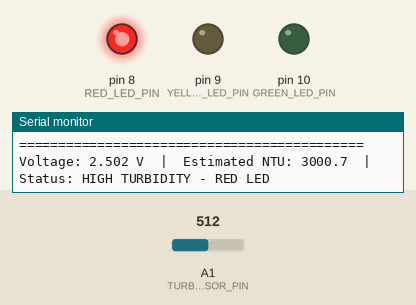
Bench run of a sketch on a simulated Arduino Nano, built with avr-gcc and run on an emulated ATmega328P. Shown: output pins drawn as LEDs (lit = HIGH), the last lines printed to the serial monitor. Inputs (shaded band) come from the test bench; at power-on: A1 (TURBIDITY_SENSOR_PIN) = 512.

Above: at 1.3 s.
1.4 s: A1 (TURBIDITY_SENSOR_PIN) set to 724
3.8 s: A1 (TURBIDITY_SENSOR_PIN) set to 749
At 5.5 s:
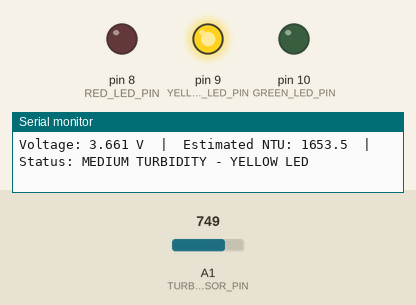
6.1 s: A1 (TURBIDITY_SENSOR_PIN) set to 818
7.8 s: A1 (TURBIDITY_SENSOR_PIN) set to 842
At 9.4 s:
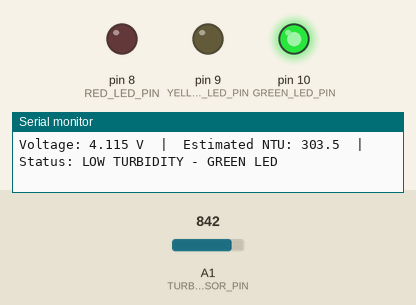
Timing chart, 0 to 10.9 s (numbered marks = the images above; inputs shaded):
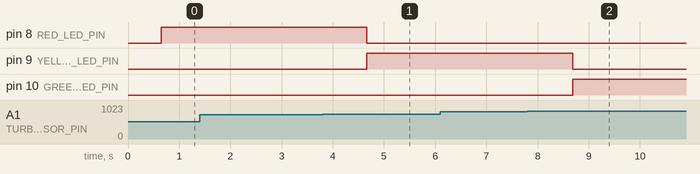

Measured:
- the behaviour switches between 740 and 741 on A1 (TURBIDITY_SENSOR_PIN) (found by bisection; images 0 and 1)
- the behaviour switches between 824 and 825 on A1 (TURBIDITY_SENSOR_PIN) (found by bisection; images 1 and 2)
- after the input at 3.8 s, pin 8 (RED_LED_PIN): HIGH → LOW after 0.86 s; pin 9 (YELLOW_LED_PIN): LOW → HIGH after 0.86 s
- after the input at 7.8 s, pin 9 (YELLOW_LED_PIN): HIGH → LOW after 0.89 s; pin 10 (GREEN_LED_PIN): LOW → HIGH after 0.89 s

The sketch:

firmware.ino
```cpp
/*
  ============================================================
   DFROBOT SEN0189 TURBIDITY SENSOR + ARDUINO NANO
   VERSION 1: NTU CALCULATION + INTERACTIVE SERIAL CALIBRATION
  ============================================================
  Description:
   Reads the turbidity sensor, calculates an approximate NTU
   value using a polynomial formula, and turns on an LED based
   on the detected level. Includes a manual calibration wizard
   controlled by typing letters into the Serial Monitor.

  *** WARNING ***
   The NTU formula used here is a widely-used approximation from
   the Arduino community, NOT an official equation published by
   DFRobot (they only publish a reference graph). That's why this
   code calibrates the LED THRESHOLDS using your own real water
   samples instead of blindly trusting the formula.

  Sensor wiring:
   - RED wire   -> 5V
   - BLACK wire -> GND
   - BLUE wire  -> Analog pin A1 (signal)

  REQUIRED LIBRARIES:
   - No external library needed for the sensor (just analogRead).
   - <EEPROM.h> is used to permanently store the calibration. It's
     a NATIVE Arduino library, already bundled with the IDE, no
     download needed.

  ============================================================
                 CALIBRATION GUIDE (Serial Monitor)
  ============================================================
   1. Open the Serial Monitor (Ctrl+Shift+M) at 9600 baud.
   2. Type the letter  C  and press Enter -> starts calibration.
   3. The program will ask you to dip the sensor in CLEAR water
      (pure water). Wait for the reading to stabilize and type
      F  + Enter to fix that point.
   4. Then it will ask for WATER WITH YELLOW DYE (medium turbidity).
      Dip the sensor, wait for it to stabilize, and type
      F  + Enter to fix that point.
   5. Then it will ask for WATER WITH DISSOLVED COFFEE OR DARK INK
      (high turbidity). Dip the sensor, wait for it to stabilize,
      and type  F  + Enter to fix that point.
   6. Finally type  X  + Enter to FINISH the calibration. The
      values are calculated and automatically saved to EEPROM.

   Suggestion for the "high turbidity" sample: dissolve a bit of
   instant coffee in water, or use diluted india ink. Avoid toxic
   or corrosive substances, since the sensor will stay submerged
   for several seconds.
  ============================================================
*/

#include <EEPROM.h> // Native Arduino library used to store data permanently

// ------------------- PIN CONFIGURATION -------------------

const int TURBIDITY_SENSOR_PIN = A1; // Sensor's blue (signal) wire

// >>> SET THE DIGITAL PINS YOU'RE ACTUALLY USING HERE <<<
const int RED_LED_PIN    = 8;   // <-- CHANGE: RED LED digital pin
const int YELLOW_LED_PIN = 9;   // <-- CHANGE: YELLOW LED digital pin
const int GREEN_LED_PIN  = 10;  // <-- CHANGE: GREEN LED digital pin

const int NUMBER_OF_SAMPLES = 800; // Readings to average to reduce noise

// ------------------- NTU FORMULA CONSTANTS -------------------
const float ARDUINO_REFERENCE_VOLTAGE = 5.00; // <-- ADJUST if your real 5V differs
float COEF_A = -1120.4; // <-- ADJUST only if you run your own regression with real NTU
float COEF_B = 5742.3;  // <-- ADJUST only if you run your own regression with real NTU
float COEF_C = -4352.9; // <-- ADJUST only if you run your own regression with real NTU

// ------------------- EEPROM MEMORY ADDRESSES -------------------
// Each float takes 4 bytes, so addresses are spaced 4 apart
const int CLEAR_NTU_ADDRESS      = 0;
const int MEDIUM_NTU_ADDRESS     = 4;
const int TURBID_NTU_ADDRESS     = 8;
const int CALIBRATED_FLAG_ADDRESS = 12; // Flag: 1 = already calibrated before

// ------------------- CALIBRATION VARIABLES (IN NTU) -------------------
// These values are calculated during calibration, or loaded from EEPROM
// if it was already calibrated before. They act as thresholds for the LEDs.
float clearWaterNtu  = 200.0;  // Default value until calibrated
float mediumWaterNtu = 1000.0; // Default value until calibrated
float turbidWaterNtu = 2500.0; // Default value until calibrated

float HIGH_TURBIDITY_THRESHOLD;   // Automatically calculated between medium and turbid
float MEDIUM_TURBIDITY_THRESHOLD; // Automatically calculated between clear and medium

// ------------------- CALIBRATION STATE VARIABLES -------------------
bool calibrating = false;   // true while the wizard is active
int  calibrationStep = 0;   // 0=inactive, 1=clear water, 2=medium water, 3=turbid water


void setup() {
  Serial.begin(9600);

  pinMode(RED_LED_PIN, OUTPUT);
  pinMode(YELLOW_LED_PIN, OUTPUT);
  pinMode(GREEN_LED_PIN, OUTPUT);
  turnOffAllLeds();

  loadCalibrationFromEEPROM();
  recalculateThresholds();

  Serial.println("============================================");
  Serial.println(" DFRobot turbidity sensor - NTU mode");
  Serial.println(" Type 'C' + Enter to start calibration");
  Serial.println("============================================");
}


void loop() {

  // ---------- Check if the user typed something in the Serial Monitor ----------
  if (Serial.available() > 0) {
    char receivedKey = Serial.read();
    processKey(receivedKey);
  }

  // ---------- STEP 1: READ THE SENSOR MULTIPLE TIMES ----------
  long readingSum = 0;
  for (int i = 0; i < NUMBER_OF_SAMPLES; i++) {
    readingSum += analogRead(TURBIDITY_SENSOR_PIN);
    delayMicroseconds(500);
  }
  float averageReading = readingSum / (float)NUMBER_OF_SAMPLES;

  // ---------- STEP 2: CONVERT TO VOLTAGE ----------
  float voltage = averageReading * (ARDUINO_REFERENCE_VOLTAGE / 1023.0);

  // ---------- STEP 3: CONVERT TO NTU ----------
  float ntu = calculateNTU(voltage);

  // ---------- STEP 4: SHOW THE READING ON THE SERIAL MONITOR ----------
  Serial.print("Voltage: ");
  Serial.print(voltage, 3);
  Serial.print(" V  |  Estimated NTU: ");
  Serial.print(ntu, 1);

  if (calibrating) {
    // While calibrating, LEDs are not evaluated, only the reading is shown
    Serial.print("   [CALIBRATING - Step ");
    Serial.print(calibrationStep);
    Serial.println(" of 3]");
  } else {
    // ---------- STEP 5: EVALUATE THE 3 LED CONDITIONS ----------
    Serial.print("  |  Status: ");
    evaluateLeds(ntu);
  }

  delay(500); // Update every half second
}


// ============================================================
//                   CALIBRATION FUNCTIONS
// ============================================================

void processKey(char key) {

  if (key == 'C' || key == 'c') {
    // ----- Start calibration -----
    calibrating = true;
    calibrationStep = 1;
    Serial.println();
    Serial.println("### CALIBRATION STARTED ###");
    Serial.println("Step 1/3: Dip the sensor in CLEAR (pure) water.");
    Serial.println("Once the reading stabilizes, type 'F' + Enter.");
  }
  else if ((key == 'F' || key == 'f') && calibrating) {
    // ----- Fix the current value for the current step -----
    float currentVoltage = readAverageVoltage();
    float currentNtu = calculateNTU(currentVoltage);

    if (calibrationStep == 1) {
      clearWaterNtu = currentNtu;
      Serial.print("Value fixed for CLEAR WATER: ");
      Serial.print(currentNtu, 1);
      Serial.println(" NTU");
      Serial.println("Step 2/3: Dip the sensor in WATER WITH YELLOW DYE.");
      Serial.println("Once the reading stabilizes, type 'F' + Enter.");
      calibrationStep = 2;
    }
    else if (calibrationStep == 2) {
      mediumWaterNtu = currentNtu;
      Serial.print("Value fixed for MEDIUM (yellow) WATER: ");
      Serial.print(currentNtu, 1);
      Serial.println(" NTU");
      Serial.println("Step 3/3: Dip the sensor in WATER WITH COFFEE/DARK INK.");
      Serial.println("Once the reading stabilizes, type 'F' + Enter.");
      calibrationStep = 3;
    }
    else if (calibrationStep == 3) {
      turbidWaterNtu = currentNtu;
      Serial.print("Value fixed for TURBID (dark) WATER: ");
      Serial.print(currentNtu, 1);
      Serial.println(" NTU");
      Serial.println("All 3 points have been fixed.");
      Serial.println("Type 'X' + Enter to FINISH and save the calibration.");
      calibrationStep = 4; // Waiting to finish
    }
    else {
      Serial.println("You already fixed the 3 points. Type 'X' to finish.");
    }
  }
  else if ((key == 'X' || key == 'x') && calibrating) {
    // ----- Finish calibration -----
    if (calibrationStep < 4) {
      Serial.println("You haven't fixed the 3 points with 'F' yet. Can't finish yet.");
    } else {
      recalculateThresholds();
      saveCalibrationToEEPROM();
      calibrating = false;
      calibrationStep = 0;
      Serial.println("### CALIBRATION FINISHED AND SAVED TO MEMORY ###");
      Serial.println("Returning to normal operation...");
      Serial.println();
    }
  }
}

// Reads the sensor multiple times and returns the average voltage (used during calibration)
float readAverageVoltage() {
  long readingSum = 0;
  for (int i = 0; i < NUMBER_OF_SAMPLES; i++) {
    readingSum += analogRead(TURBIDITY_SENSOR_PIN);
    delayMicroseconds(500);
  }
  float averageReading = readingSum / (float)NUMBER_OF_SAMPLES;
  return averageReading * (ARDUINO_REFERENCE_VOLTAGE / 1023.0);
}

// Converts a voltage to NTU using the polynomial formula
float calculateNTU(float voltage) {
  float ntu;
  if (voltage < 2.5) {
    ntu = 3000;
  } else {
    ntu = (COEF_A * voltage * voltage) + (COEF_B * voltage) + COEF_C;
  }
  if (ntu < 0) ntu = 0;
  return ntu;
}

// Calculates the LED thresholds as midpoints between the 3 calibrated samples
void recalculateThresholds() {
  MEDIUM_TURBIDITY_THRESHOLD = (clearWaterNtu + mediumWaterNtu) / 2.0;
  HIGH_TURBIDITY_THRESHOLD   = (mediumWaterNtu + turbidWaterNtu) / 2.0;
}

// Permanently saves the 3 calibrated values to EEPROM
void saveCalibrationToEEPROM() {
  EEPROM.put(CLEAR_NTU_ADDRESS, clearWaterNtu);
  EEPROM.put(MEDIUM_NTU_ADDRESS, mediumWaterNtu);
  EEPROM.put(TURBID_NTU_ADDRESS, turbidWaterNtu);
  EEPROM.put(CALIBRATED_FLAG_ADDRESS, (byte)1); // Marks that a calibration is already saved
}

// Loads a previously saved calibration (if any) when the Arduino powers on
void loadCalibrationFromEEPROM() {
  byte calibratedFlag;
  EEPROM.get(CALIBRATED_FLAG_ADDRESS, calibratedFlag);

  if (calibratedFlag == 1) {
    EEPROM.get(CLEAR_NTU_ADDRESS, clearWaterNtu);
    EEPROM.get(MEDIUM_NTU_ADDRESS, mediumWaterNtu);
    EEPROM.get(TURBID_NTU_ADDRESS, turbidWaterNtu);
    Serial.println("A previously saved calibration was loaded.");
  } else {
    Serial.println("No saved calibration found. Using default values.");
  }
}

// ============================================================
//                     LED FUNCTIONS
// ============================================================

void turnOffAllLeds() {
  digitalWrite(RED_LED_PIN, LOW);
  digitalWrite(YELLOW_LED_PIN, LOW);
  digitalWrite(GREEN_LED_PIN, LOW);
}

// Evaluates the 3 conditions and turns on the corresponding LED
void evaluateLeds(float ntu) {
  if (ntu > HIGH_TURBIDITY_THRESHOLD) {
    digitalWrite(RED_LED_PIN, HIGH);
    digitalWrite(YELLOW_LED_PIN, LOW);
    digitalWrite(GREEN_LED_PIN, LOW);
    Serial.println("HIGH TURBIDITY - RED LED");
  }
  else if (ntu > MEDIUM_TURBIDITY_THRESHOLD) {
    digitalWrite(RED_LED_PIN, LOW);
    digitalWrite(YELLOW_LED_PIN, HIGH);
    digitalWrite(GREEN_LED_PIN, LOW);
    Serial.println("MEDIUM TURBIDITY - YELLOW LED");
  }
  else {
    digitalWrite(RED_LED_PIN, LOW);
    digitalWrite(YELLOW_LED_PIN, LOW);
    digitalWrite(GREEN_LED_PIN, HIGH);
    Serial.println("LOW TURBIDITY - GREEN LED");
  }
}
```
